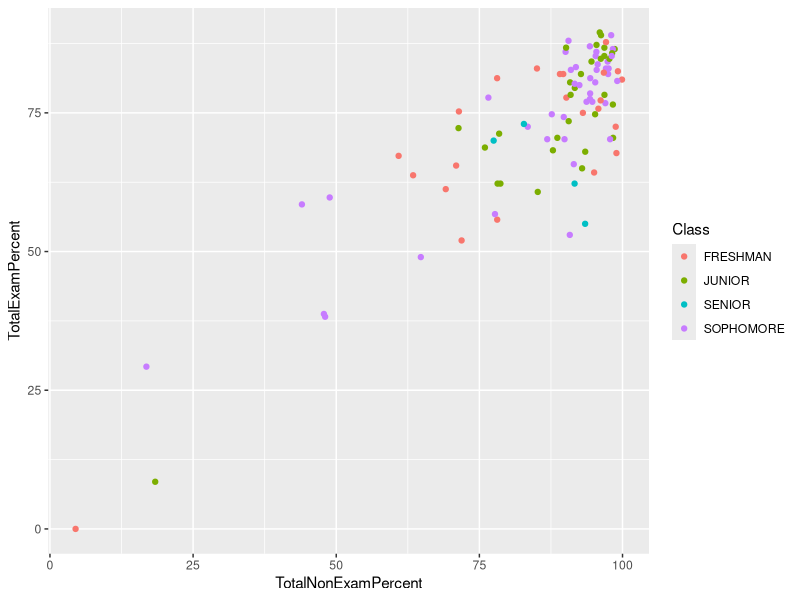

The R script that drew this image:
## ---- chunk 1
library(tidyverse)     #umbrella package which contains 
                       #ggplot for data visualization 
                       #and dplyr for data wrangling
## ---- chunk 2

gradebook <- read_csv("data/Grades_quarter1.csv", 
                      name_repair = "universal") %>%
             filter(is.na(Student) ) %>%
             select(-Student)

names(gradebook)

class_standing <- read_csv("data/myUW_quarter1.csv",
                           name_repair = "universal") %>% 
                  select(-Pronouns)

names(class_standing)
## ---- chunk 3

course_data <- gradebook %>% 
       left_join(class_standing, by = c("SIS.Login.ID" = "UWNetID"))

glimpse(course_data)
## ---- chunk 4
ggplot(data = course_data,
       mapping = aes(x = TotalNonExamPercent,
                     y = TotalExamPercent,
                     color = Class)) +
  geom_point()

## ---- chunk 5
# ggplot(data = course_data,
#        mapping = aes(x = TotalNonExamPercent,
#                      y = TotalExamPercent,
#                      color = Major)) +
#   geom_point()

